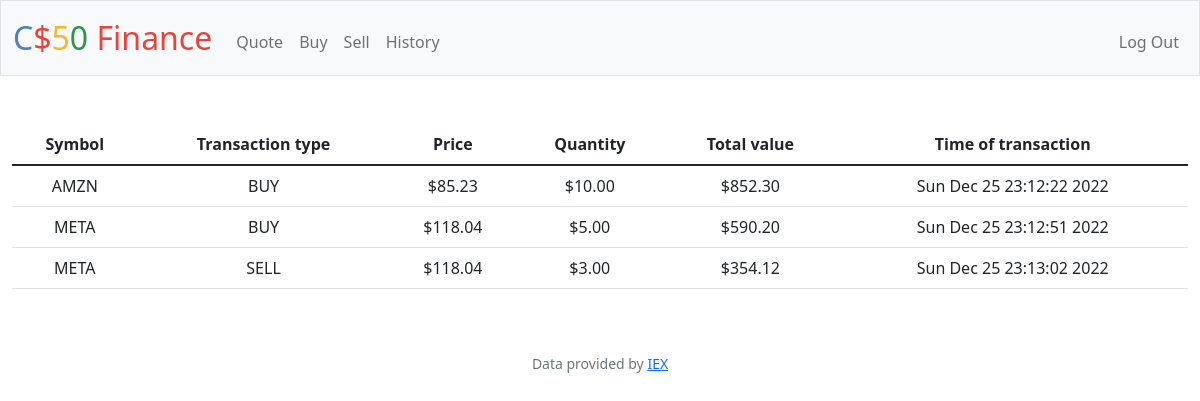
Screenshot of /history (signed in) with the database file from the repository.
### tables this page shows
CREATE TABLE history(transaction_id INTEGER NOT NULL,user_id INTEGER NOT NULL ,symbol TEXT NOT NULL,quantity INTEGER NOT NULL,price INTEGER NOT NULL,totalValue INTEGER NOT NULL, time TEXT NOT NULL,type TEXT NOT NULL,PRIMARY KEY(transaction_id),FOREIGN KEY(user_id) REFERENCES users(id));

### app.py (the view)
@app.route("/history")
@login_required
def history():
    user_id = session["user_id"]
    informations=db.execute("SELECT * FROM history WHERE (user_id = ?)",user_id)
    print(informations)
    return render_template("history.html",informations=informations)

### app.py (called while the page is built)
@app.after_request
def after_request(response):
    response.headers["Cache-Control"] = "no-cache, no-store, must-revalidate"
    response.headers["Expires"] = 0
    response.headers["Pragma"] = "no-cache"
    return response

### helpers.py (called while the page is built)
def login_required(f):
    @wraps(f)
    def decorated_function(*args, **kwargs):
        if session.get("user_id") is None:
            return redirect("/login")
        return f(*args, **kwargs)
    return decorated_function

def usd(value):
    return f"${value:,.2f}"

### templates/history.html (shortened to what this page needs)
{% extends "layout.html" %}
{% block main %}
    <table class="table">
        <thead>
        <tr>
            <th scope="col">Symbol</th>
            <th scope="col">Transaction type</th>
            <th scope="col">Price</th>
            <th scope="col">Quantity</th>
            <th scope="col">Total value</th>
            <th scope="col">Time of transaction</th>
        </tr>
        </thead>
        <tbody>
        {% for info in informations %}
        <tr>
            <td>{{info["symbol"]}}</td>
            <td>{{info["type"]}}</td>
            <td>{{info["price"] | usd}}</td>
            <td>{{info["quantity"] | usd}}</td>
            <td>{{info["totalValue"] | usd}}</td>
            <td>{{info["time"]}}</td>
        </tr>
        {% endfor %}
        </tbody>
    </table>
{% endblock %}

### rows the page displays
history: symbol "AMZN", type "BUY", price "$85.23", quantity "$10.00", totalValue "$852.30", time "Sun Dec 25 23:12:22 2022"
history: symbol "META", type "BUY", price "$118.04", quantity "$5.00", totalValue "$590.20", time "Sun Dec 25 23:12:51 2022"
history: symbol "META", type "SELL", price "$118.04", quantity "$3.00", totalValue "$354.12", time "Sun Dec 25 23:13:02 2022"
